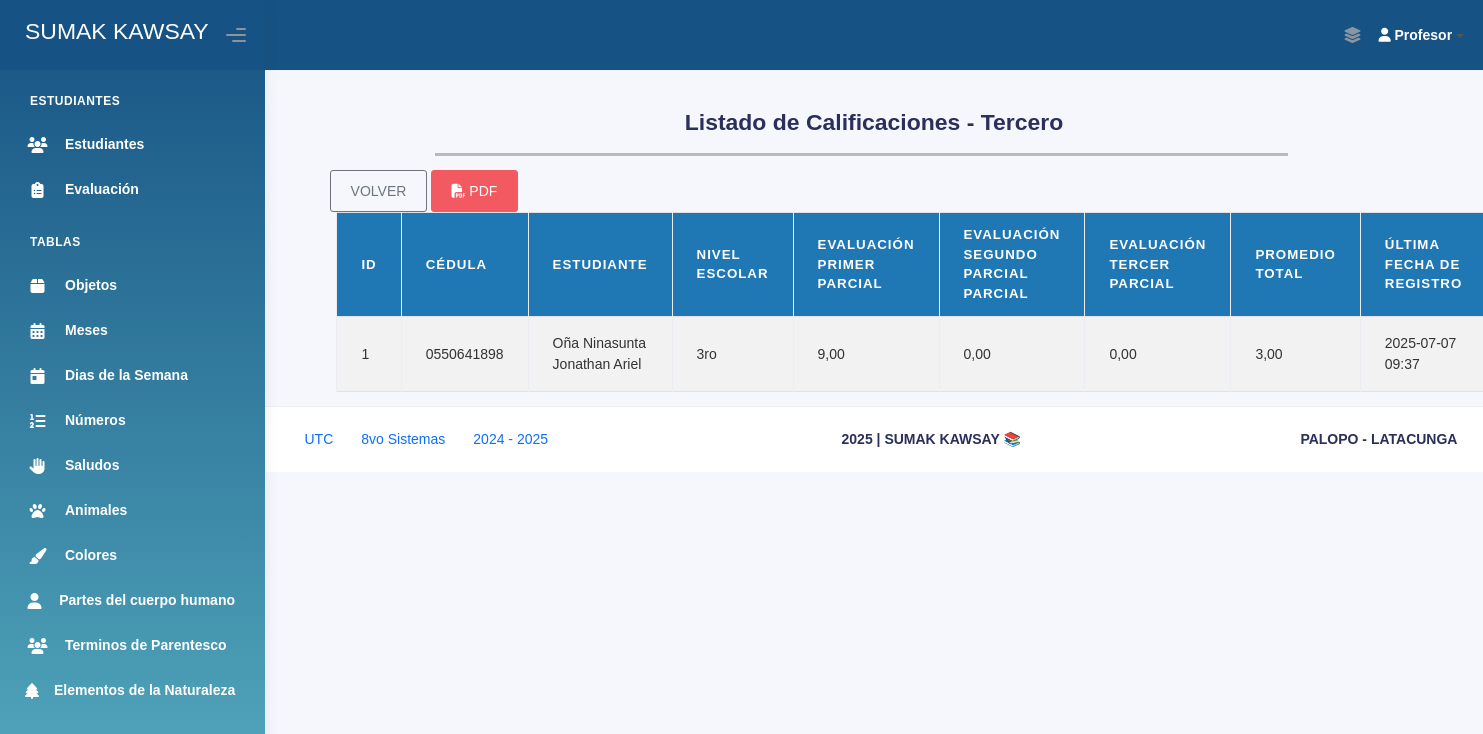
Screenshot of /calificaciones/tercero/ (signed in) with the database file from the repository.
### Aplicaciones/Modulos/models.py (models this page shows, shortened)
class Evaluacion_Tercero(models.Model):
    titulo_eva_ter = models.CharField(max_length=200)
    descripcion_eva_ter = models.TextField()
    nivel_escolar_eva_ter = models.CharField(max_length=50, blank=True, null=True)
    estado_eva_ter = models.BooleanField(default=True)
    tipo_aprendizaje_eva_ter = models.TextField()
    fecha_creacion_eva_ter = models.DateTimeField(auto_now_add=True)
    fecha_actualizacion_eva_ter = models.DateTimeField(auto_now=True)

class Estudiante_Tercero(models.Model):
    nombres_est_ter = models.CharField(max_length=100)
    apellidos_est_ter = models.CharField(max_length=100)
    cedula_est_ter = models.CharField(max_length=10, unique=True)
    genero_est_ter = models.CharField(max_length=20)
    nivel_escolar_est_ter = models.CharField(max_length=50)
    estado_est_ter = models.CharField(max_length=10)
    fecha_registro_est_ter = models.DateTimeField(auto_now_add=True)
    fecha_actualizacion_est_ter = models.DateTimeField(auto_now=True)

### Aplicaciones/Modulos/views.py (the view)
# urls.py: path('calificaciones/tercero/', views.lista_calificaciones_tercero, name='lista_calificaciones_tercero'),
def lista_calificaciones_tercero(request):
    if not request.session.get('profesor_id'):
        return redirect('login_profesor')
    evaluaciones = Evaluacion_Tercero.objects.all().order_by('id')
    calificaciones = Resultado_Evaluacion_Tercero.objects.select_related('fk_estudiante_ter', 'fk_evaluacion_ter').all()
    estudiantes_ids = set(calificaciones.values_list('fk_estudiante_ter__id', flat=True))
    estudiantes = []
    for est_id in estudiantes_ids:
        estudiante = calificaciones.filter(fk_estudiante_ter=est_id).first().fk_estudiante_ter
        estudiantes.append(estudiante)
    notas_por_estudiante = {}
    for cal in calificaciones:
        est_id = cal.fk_estudiante_ter.id
        eva_id = cal.fk_evaluacion_ter.id
        if est_id not in notas_por_estudiante:
            notas_por_estudiante[est_id] = {}
        notas_por_estudiante[est_id][eva_id] = float(cal.nota_res_ter)
    promedios = {}
    total_evaluaciones = evaluaciones.count()
    for est_id in estudiantes_ids:
        notas = notas_por_estudiante.get(est_id, {})
        suma_notas = sum(notas.get(eva.id, 0) for eva in evaluaciones)
        promedios[est_id] = (suma_notas / total_evaluaciones) if total_evaluaciones > 0 else None
    fechas_ultimo_registro = {}
    for est_id in estudiantes_ids:
        ultima_fecha = calificaciones.filter(fk_estudiante_ter=est_id).aggregate(Max('fecha_res_ter'))['fecha_res_ter__max']
        fechas_ultimo_registro[est_id] = ultima_fecha
    context = {
        'evaluaciones': evaluaciones,
        'estudiantes': estudiantes,
        'notas_por_estudiante': notas_por_estudiante,
        'promedios': promedios,
        'fechas_ultimo_registro': fechas_ultimo_registro,
    }
    return render(request, 'Administrador/Calificaciones/lista_calificaciones_tercero.html', context)

### Aplicaciones/Modulos/templatetags/diccionario_extras.py (called while the page is built)
@register.filter
def dict_get(d, key):
    if d is None:
        return None
    return d.get(key)

### Aplicaciones/Modulos/templates/Administrador/Calificaciones/lista_calificaciones_tercero.html (shortened to what this page needs)
{% extends 'plantillaAdmin.html' %}
{% load diccionario_extras %}
{% block body %}
<br><br><br><br>
<div>
    <br>
    <div class="card-title text-center">
        <h3><b>Listado de Calificaciones - Tercero</b></h3>
    </div>
</div>
<div style="width: 70%; margin-left: 170px;">
    <hr style="height: 3px; background-color: #000; border: none;">
</div>
<div style="margin-left: 65px; margin-top: 10px;">
    <a href="{% url 'seleccion_calificaciones' %}" class="btn btn-outline-secondary">VOLVER</a>
    <a href="{% url 'reporte_pdf_calificaciones_tercero' %}" target="_blank"  class="btn btn-danger">
        <i class="fas fa-file-pdf"></i> PDF
    </a>
</div>
<div class="container" style="width: 90%;">
    <table class="table table-bordered table-striped table-hover" id="tbl-Calificaciones">
        <thead>
            <tr>
                <th>ID</th>
                <th>Cédula</th>
                <th>Estudiante</th>
                <th>Nivel Escolar</th>
                {% for eva in evaluaciones %}
                    <th>{{ eva.titulo_eva_ter }}</th>
                {% endfor %}
                <th>Promedio Total</th>
                <th>Última Fecha de Registro</th>
            </tr>
        </thead>
        <tbody>
            {% for est in estudiantes %}
                <tr>
                    <td>{{ est.id }}</td>
                    <td>{{ est.cedula_est_ter }}</td>
                    <td>{{ est.apellidos_est_ter }} {{ est.nombres_est_ter }}</td>
                    <td>{{ est.nivel_escolar_est_ter }}</td>
                    {% for eva in evaluaciones %}
                        {% with notas_por_estudiante|dict_get:est.id as notas_est %}
                            {% with notas_est|dict_get:eva.id as nota %}
                                <td>{{ nota|default:"0.00"|floatformat:2 }}</td>
                            {% endwith %}
                        {% endwith %}
                    {% endfor %}
                    <td>{{ promedios|dict_get:est.id|default:"-"|floatformat:2 }}</td>
                    <td>
                        {% with fechas_ultimo_registro|dict_get:est.id as fecha %}
                            {% if fecha %}
                                {{ fecha|date:"Y-m-d H:i" }}
                            {% else %}
                                -
                            {% endif %}
                        {% endwith %}
                    </td>
                </tr>
            {% empty %}
                <tr>
                    <td colspan="{{ evaluaciones|length|add:'5' }}">No hay calificaciones registradas para Tercero.</td>
                </tr>
            {% endfor %}
        </tbody>
    </table>
</div>
{% endblock %}

### Aplicaciones/Modulos/templates/Administrador/Calificaciones/lista_calificaciones_tercero.html (style rules this page uses)
#tbl-Calificaciones { background-color: #a0ccf3; }
#tbl-Calificaciones th { background-color: #1f77b4; color: white; }
#tbl-Calificaciones td { color: #333; }

### rows the page displays
Evaluacion_Tercero: titulo_eva_ter "EVALUACIÓN PRIMER PARCIAL", id "9,00"
Evaluacion_Tercero: titulo_eva_ter "EVALUACIÓN SEGUNDO PARCIAL PARCIAL", id "0,00"
Evaluacion_Tercero: titulo_eva_ter "EVALUACIÓN TERCER PARCIAL", id "0,00"
Estudiante_Tercero: id "1", cedula_est_ter "0550641898", apellidos_est_ter "Oña Ninasunta", nombres_est_ter "Jonathan Ariel", nivel_escolar_est_ter "3ro", id "3,00", id "2025-07-07 09:37"
